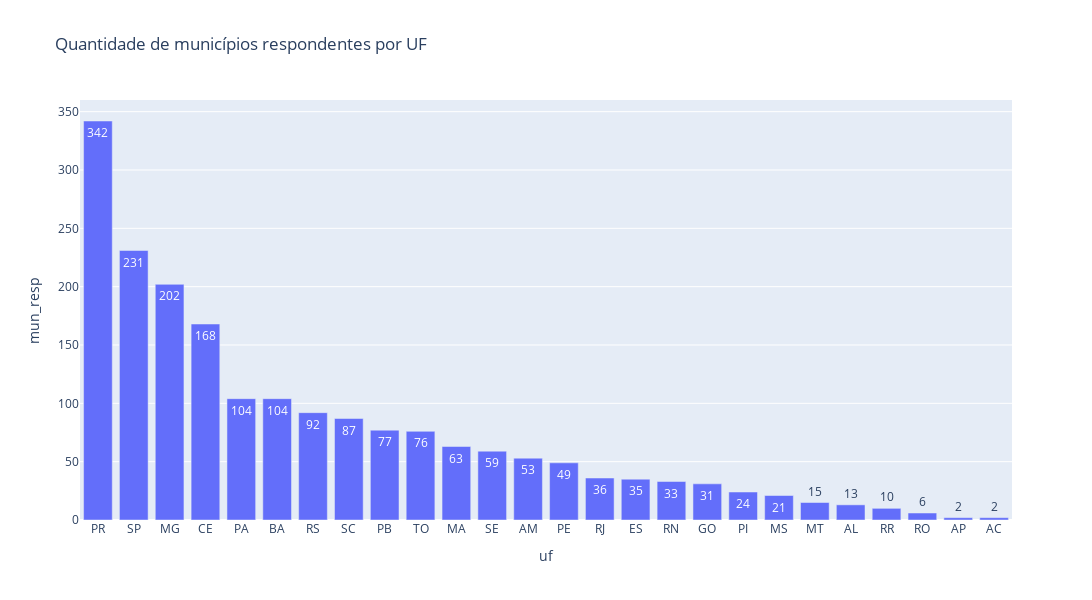

Notebook cell for this chart:
### Code cell
# Plot de gráfico de barras horizontais municípios respondentes por UF
fig = px.bar(mun, 
             y ='mun_resp', 
             x = 'uf',
             # orientation='h', 
             title= 'Quantidade de municípios respondentes por UF',
             width=1200, 
             height=600,
             text_auto=True
             )
fig.update_layout(xaxis = {'categoryorder':'total descending'}) 
fig.show()

### Figure 1 — Plotly figure (JSON) as saved in the notebook; plotly's stock layout.template omitted (floating-point values rounded to 4 significant figures)
{"data": [{"alignmentgroup": "True", "hovertemplate": "uf=%{x}<br>mun_resp=%{y}<extra></extra>", "legendgroup": "", "marker": {"color": "#636efa", "pattern": {"shape": ""}}, "name": "", "offsetgroup": "", "orientation": "v", "showlegend": false, "textposition": "auto", "texttemplate": "%{y}", "type": "bar", "x": ["CE", "PR", "AM", "SE", "PA", "RR", "TO", "ES", "RJ", "SP", "PB", "SC", "MA", "MS", "PE", "BA", "MG", "RN", "RS", "AL", "GO", "AP", "RO", "PI", "MT", "AC"], "xaxis": "x", "y": [168, 342, 53, 59, 104, 10, 76, 35, 36, 231, 77, 87, 63, 21, 49, 104, 202, 33, 92, 13, 31, 2, 6, 24, 15, 2], "yaxis": "y"}], "layout": {"barmode": "relative", "height": 600, "legend": {"tracegroupgap": 0}, "title": {"text": "Quantidade de municípios respondentes por UF"}, "width": 1200, "xaxis": {"anchor": "y", "categoryorder": "total descending", "domain": [0, 1], "title": {"text": "uf"}}, "yaxis": {"anchor": "x", "domain": [0, 1], "title": {"text": "mun_resp"}}}}
